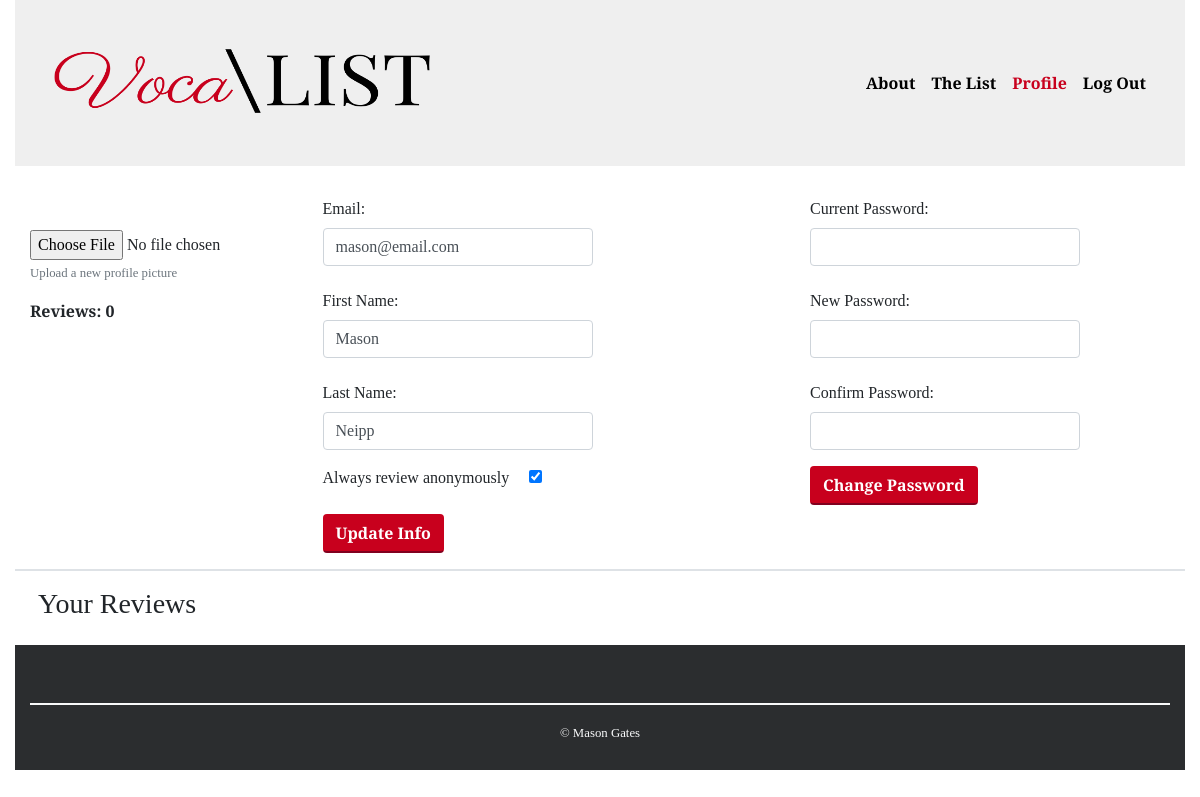
Before: /profile (signed in) with the older database file.
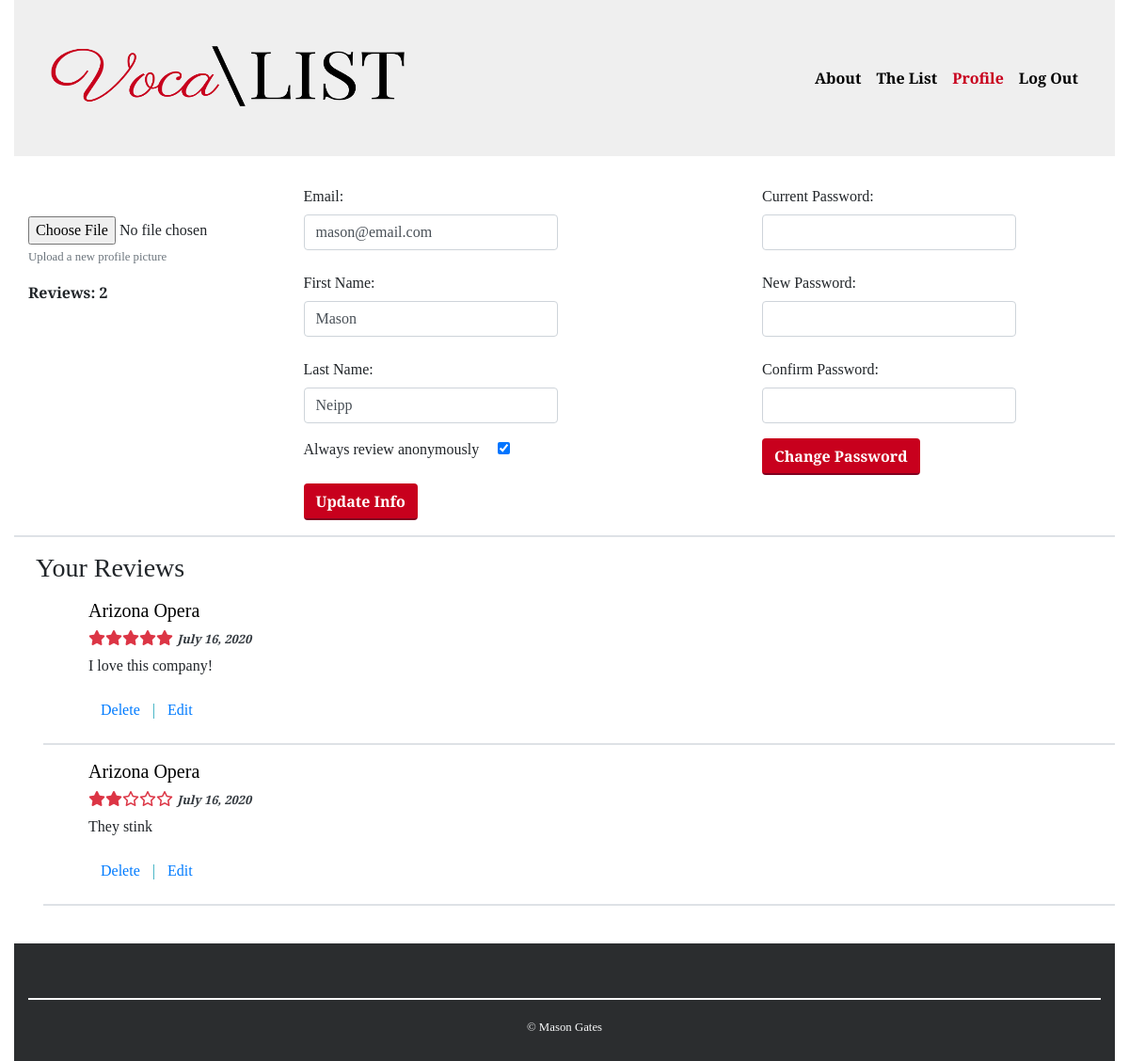
After: the same page with the newer database file.
### user_app/models.py (models this page shows, shortened)
class User(models.Model):
    first_name = models.CharField(max_length=255)
    last_name = models.CharField(max_length=255)
    email = models.CharField(max_length=255)
    password = models.CharField(max_length=255)
    image = models.ImageField(default='profile_pictures/default.png', upload_to='profile_pictures')
    anonymous = models.BooleanField(default = True)
    created_at = models.DateTimeField(auto_now_add=True)
    edited_at = models.DateTimeField(auto_now=True)
    objects = userManager()

### vocalist_app/models.py (models this page shows, shortened)
class Review(models.Model):
    content = models.TextField(blank= True, null=True)
    rating = models.IntegerField()
    company = models.ForeignKey(Company, related_name = "has_reviews", on_delete=models.CASCADE)
    creator = models.ForeignKey(User, related_name="has_reviewed", on_delete=models.CASCADE)
    anonymous = models.BooleanField(default = True)
    created_at = models.DateField(auto_now_add = True)
    updated_at = models.DateField(auto_now= True)
    def datePosted(self):
        return datetime.strftime(self.created_at, "%B %d, %Y")

class Company(models.Model):
    name = models.CharField(max_length=255)
    weekly_stipend = models.DecimalField(max_digits=7, decimal_places=2)
    category = models.CharField(max_length=20)
    agma = models.BooleanField(default = False)
    housing = models.BooleanField(default = False)
    travel_stipend = models.BooleanField(default=False)
    benefits = models.BooleanField(default=False)
    slug = models.SlugField(unique= True, max_length=255, null=True, blank=True)
    description = models.TextField(blank = True, null = True)
    website = models.URLField(blank = True, null = True)
    logo = models.TextField(blank=True, null=True)
    minimum_age = models.IntegerField(blank=True, null=True)
    maximum_age = models.IntegerField(blank=True, null =True)
    created_at = models.DateField(auto_now_add = True)
    updated_at = models.DateField(auto_now= True)
    objects = CompanyQuerySet.as_manager()
    def __str__(self):
        return f'{self.name}'

### user_app/views.py (the view)
# urls.py: path('profile', user_views.user_profile, name="user_profile"),
def user_profile(request):
    if 'user_id' not in request.session:
        return reverse('login')
    context={
        'logged_user': User.objects.get(id=request.session['user_id'])
    }
    return render(request, "user_profile.html", context)

### vocalist_app/templates/user_profile.html (shortened to what the changed rows need)
<!doctype html>
<html lang=>
<head>
    <link rel="stylesheet" href="https://stackpath.bootstrapcdn.com/bootstrap/4.3.1/css/bootstrap.min.css"
>
    <link href="{% static 'css/style.css' %}" rel="stylesheet" type="text/css">
</head>
<body>
    <div class="container-fluid">
        <div class="container-fluid mt-4">
            <div class="row d-flex justify-content-between">
                <div class="col-md-2">
                    <form action="{% url 'update_user_profile' %}" class="mt-0" method="POST" id="update-info" enctype="multipart/form-data">
                    <div class="form-group mt-3">
                        <input type="file" name="profile_picture" id="profile_picture" class="">
                        <small id="fileHelp" class="form-text text-muted">Upload a new profile picture</small>
                    </div>
                    <p class="font-weight-bold">Reviews: {{logged_user.has_reviewed.all.count}}</p>
                </div>
                <div class="col-md-4">
                        <div class="form-group">
                            <label for="email" class="col-form-label text-black">Email:</label>
                            <input type="email" class="form-control col-sm-9" name="email" id="email"
                                value="{{logged_user.email}}">
                        </div>
                        <div class="form-group">
                            <label for="first_name" class="col-form-label text-black">First Name:</label>
                            <input type="text" class="form-control col-sm-9" name="first_name" id="first_name"
                                value="{{logged_user.first_name}}">
                        </div>
                        <div class="form-group">
                            <label for="last_name" class="col-form-label text-black">Last Name:</label>
                            <input type="text" class="form-control col-sm-9" name="last_name" id="last_name"
                                value="{{logged_user.last_name}}">
                        </div>
                </div>
            </div>
            {% for review in logged_user.has_reviewed.all %}
            <div class="row ml-3">
                <div class="mx-5">
                    <h5><a href="{% url 'company_profile' review.company.slug %}">{{review.company}}</a></h5>
                    <h6 class="font-weight-bold text-danger">
                        {% if review.rating == 1 %}
                        <i class="fas fa-star"></i><i class="fa fa-star-o"></i><i class="fa fa-star-o"></i><i class="fa fa-star-o"></i><i class="fa fa-star-o"></i>
                        {% elif review.rating == 2 %}
                        <i class="fas fa-star"></i><i class="fas fa-star"></i><i class="fa fa-star-o"></i><i class="fa fa-star-o"></i><i class="fa fa-star-o"></i>
                        {% elif review.rating == 3 %}
                        <i class="fas fa-star"></i><i class="fas fa-star"></i><i class="fas fa-star"></i><i class="fa fa-star-o"></i><i class="fa fa-star-o"></i>
                        {% elif review.rating == 4 %}
                        <i class="fas fa-star"></i><i class="fas fa-star"></i><i class="fas fa-star"></i><i class="fa fa-star"></i><i class="fa fa-star-o"></i>
                        {% elif review.rating == 5 %}
                        <i class="fas fa-star"></i><i class="fas fa-star"></i><i class="fas fa-star"></i><i class="fa fa-star"></i><i class="fa fa-star"></i>
                        {% endif %}
                            <small><em class="text-dark font-weight-bold">{{review.datePosted}}</em></small>
                        </h6>
                    <p>{{review.content}}</p>
                    <form action="{% url 'delete_review' review.id %}" method="POST" class="d-flex justify-content-start">
                        <u><input type="submit" value="Delete" class="btn btn-link"></u>
                        <span class="text-info align-self-center">|</span>
                        <u><input type="submit" value="Edit" class="btn btn-link" form="edit_review"></u>
                    </form>
                </div>
                <hr class="border border-grey w-100">
            </div>
            {% endfor %}
        </div>
    </div>
</body>

Changed rows visible on the page:
changed User "mason@email.com": has_reviewed.all.count "0" → "2"
added Review: company "Arizona Opera", rating 5 (drawn), datePosted "July 16, 2020", content "I love this company!"
added Review: company "Arizona Opera", rating 2 (drawn), datePosted "July 16, 2020", content "They stink"
